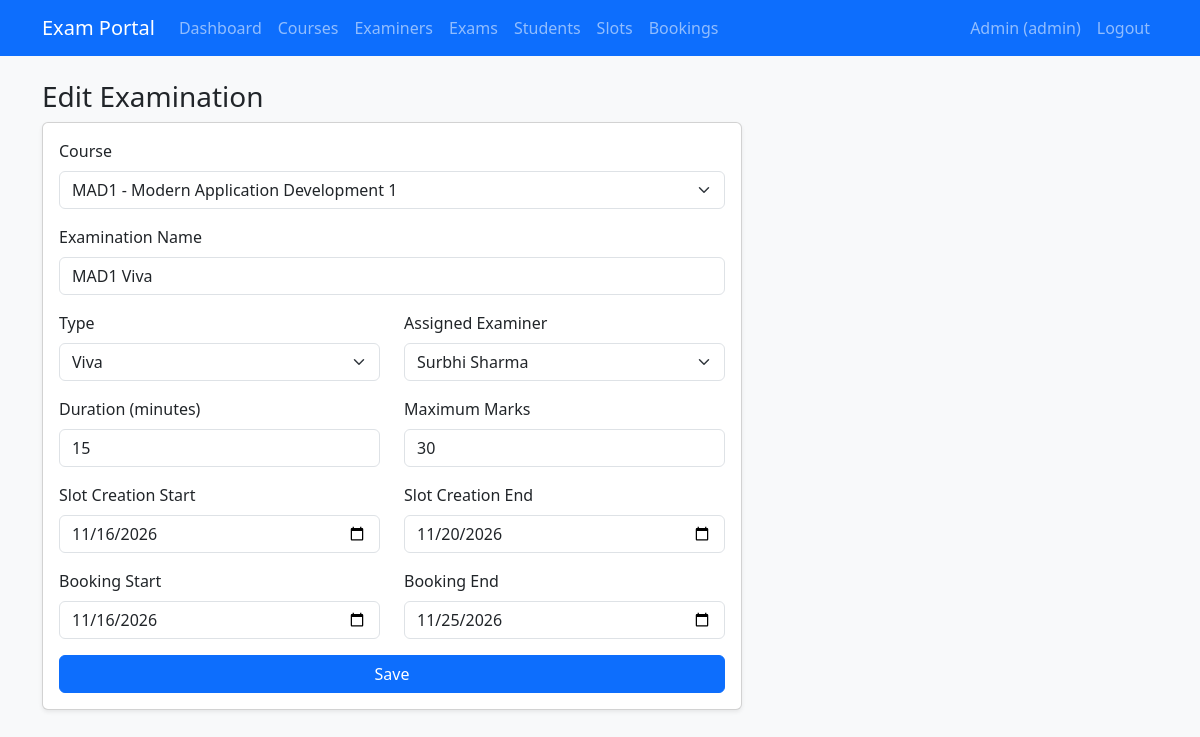
Screenshot of /admin/exams/1/edit (signed in) with the database file from the repository.
### models.py (models this page shows)
class User(UserMixin, db.Model):
    id = db.Column(db.Integer, primary_key=True)
    name = db.Column(db.String(100), nullable=False)
    email = db.Column(db.String(120), unique=True, nullable=False)
    password = db.Column(db.String(200), nullable=False)
    role = db.Column(db.String(20), nullable=False)  # admin / examiner / student
    contact = db.Column(db.String(20))
    department = db.Column(db.String(100))           # examiner ke liye
    is_approved = db.Column(db.Boolean, default=False)  # examiner approval
    is_active_user = db.Column(db.Boolean, default=True)

class Exam(db.Model):
    id = db.Column(db.Integer, primary_key=True)
    course_id = db.Column(db.Integer, db.ForeignKey('course.id'), nullable=False)
    examiner_id = db.Column(db.Integer, db.ForeignKey('user.id'))  # assigned examiner
    name = db.Column(db.String(100), nullable=False)
    exam_type = db.Column(db.String(30))   # Viva / Practical / Project Demo / Assessment
    duration = db.Column(db.Integer)       # minutes
    max_marks = db.Column(db.Integer)
    slot_create_start = db.Column(db.Date)
    slot_create_end = db.Column(db.Date)
    booking_start = db.Column(db.Date)
    booking_end = db.Column(db.Date)
    status = db.Column(db.String(20), default='Draft')
    results_published = db.Column(db.Boolean, default=False)
    course = db.relationship('Course')
    examiner = db.relationship('User')

### app.py (the view, shortened to what this page needs)
@app.route('/admin/exams/<int:eid>/edit', methods=['GET', 'POST'])
@role_required('admin')
def edit_exam(eid):
    exam = db.get_or_404(Exam, eid)
    courses = Course.query.all()
    examiners = User.query.filter_by(role='examiner', is_approved=True, is_active_user=True).all()
    return render_template('admin/exam_form.html', exam=exam, courses=courses, examiners=examiners)

### app.py (called while the page is built)
@login_manager.user_loader
def load_user(user_id):
    return db.session.get(User, int(user_id))

def role_required(role):
    def decorator(f):
        @wraps(f)
        def wrapper(*args, **kwargs):
            if not current_user.is_authenticated:
                return redirect(url_for('login'))
            if current_user.role != role:
                flash('Access denied.', 'danger')
                return redirect(url_for('home'))
            return f(*args, **kwargs)
        return wrapper
    return decorator

### templates/admin/exam_form.html (shortened to what this page needs)
{% extends 'base.html' %}
{% block content %}
<h3>{{ 'Edit' if exam else 'Add' }} Examination</h3>
<form method="POST" class="card card-body shadow-sm" style="max-width:700px">
  <div class="mb-3">
    <label class="form-label">Course</label>
    <select name="course_id" class="form-select" required>
      {% for c in courses %}
        <option value="{{ c.id }}" {{ 'selected' if exam and exam.course_id == c.id }}>{{ c.code }} - {{ c.name }}</option>
      {% endfor %}
    </select>
  </div>
  <div class="mb-3">
    <label class="form-label">Examination Name</label>
    <input name="name" class="form-control" value="{{ exam.name if exam else '' }}" required>
  </div>
  <div class="row">
    <div class="col-md-6 mb-3">
      <label class="form-label">Type</label>
      <select name="exam_type" class="form-select">
        {% for t in ['Viva','Practical','Project Demo','Assessment'] %}
          <option {{ 'selected' if exam and exam.exam_type == t }}>{{ t }}</option>
        {% endfor %}
      </select>
    </div>
    <div class="col-md-6 mb-3">
      <label class="form-label">Assigned Examiner</label>
      <select name="examiner_id" class="form-select">
        {% for u in examiners %}
          <option value="{{ u.id }}" {{ 'selected' if exam and exam.examiner_id == u.id }}>{{ u.name }}</option>
        {% endfor %}
      </select>
    </div>
  </div>
  <div class="row">
    <div class="col-md-6 mb-3">
      <label class="form-label">Duration (minutes)</label>
      <input type="number" name="duration" min="1" class="form-control" value="{{ exam.duration if exam else '' }}" required>
    </div>
    <div class="col-md-6 mb-3">
      <label class="form-label">Maximum Marks</label>
      <input type="number" name="max_marks" min="1" class="form-control" value="{{ exam.max_marks if exam else '' }}" required>
    </div>
  </div>
  <div class="row">
    <div class="col-md-6 mb-3">
      <label class="form-label">Slot Creation Start</label>
      <input type="date" name="slot_create_start" class="form-control" value="{{ exam.slot_create_start if exam and exam.slot_create_start else '' }}">
    </div>
    <div class="col-md-6 mb-3">
      <label class="form-label">Slot Creation End</label>
      <input type="date" name="slot_create_end" class="form-control" value="{{ exam.slot_create_end if exam and exam.slot_create_end else '' }}">
    </div>
    <div class="col-md-6 mb-3">
      <label class="form-label">Booking Start</label>
      <input type="date" name="booking_start" class="form-control" value="{{ exam.booking_start if exam and exam.booking_start else '' }}">
    </div>
    <div class="col-md-6 mb-3">
      <label class="form-label">Booking End</label>
      <input type="date" name="booking_end" class="form-control" value="{{ exam.booking_end if exam and exam.booking_end else '' }}">
    </div>
  </div>
  <button class="btn btn-primary">Save</button>
</form>
{% endblock %}

### templates/base.html (shortened to what this page needs)
<!DOCTYPE html>
<html lang="en">
<head>
  <link href="https://cdn.jsdelivr.net/npm/bootstrap@5.3.3/dist/css/bootstrap.min.css" rel="stylesheet">
</head>
<body class="bg-light">
  <nav class="navbar navbar-expand navbar-dark bg-primary mb-4">
    <div class="container">
      <a class="navbar-brand" href="{{ url_for('home') }}">Exam Portal</a>
      {% if current_user.is_authenticated and current_user.role == 'admin' %}
      <ul class="navbar-nav me-auto">
        <li class="nav-item"><a class="nav-link" href="{{ url_for('admin_dashboard') }}">Dashboard</a></li>
        <li class="nav-item"><a class="nav-link" href="{{ url_for('admin_courses') }}">Courses</a></li>
        <li class="nav-item"><a class="nav-link" href="{{ url_for('admin_examiners') }}">Examiners</a></li>
        <li class="nav-item"><a class="nav-link" href="{{ url_for('admin_exams') }}">Exams</a></li>
        <li class="nav-item"><a class="nav-link" href="{{ url_for('admin_students') }}">Students</a></li>
        <li class="nav-item"><a class="nav-link" href="{{ url_for('admin_slots') }}">Slots</a></li>
        <li class="nav-item"><a class="nav-link" href="{{ url_for('admin_bookings') }}">Bookings</a></li>
      </ul>
      {% endif %}
      <ul class="navbar-nav ms-auto">
        {% if current_user.is_authenticated %}
        <li class="nav-item"><span class="nav-link">{{ current_user.name }} ({{ current_user.role }})</span></li>
        <li class="nav-item"><a class="nav-link" href="{{ url_for('logout') }}">Logout</a></li>
        {% else %}
        <li class="nav-item"><a class="nav-link" href="{{ url_for('login') }}">Login</a></li>
        <li class="nav-item"><a class="nav-link" href="{{ url_for('register') }}">Register</a></li>
        {% endif %}
      </ul>
    </div>
  </nav>
  <div class="container">
    {% block content %}{% endblock %}
  </div>
</body>
</html>

### rows the page displays
User: name "Admin", role "admin"
Exam: name "MAD1 Viva", duration "15", max_marks "30", slot_create_start "11/16/2026", slot_create_end "11/20/2026", booking_start "11/16/2026", booking_end "11/25/2026"

### other values shown
{{ 'Edit' if exam else 'Add' }} "Edit"
form field course_id "MAD1 - Modern Application Development 1"
form field exam_type "Viva"
form field examiner_id "Surbhi Sharma"
